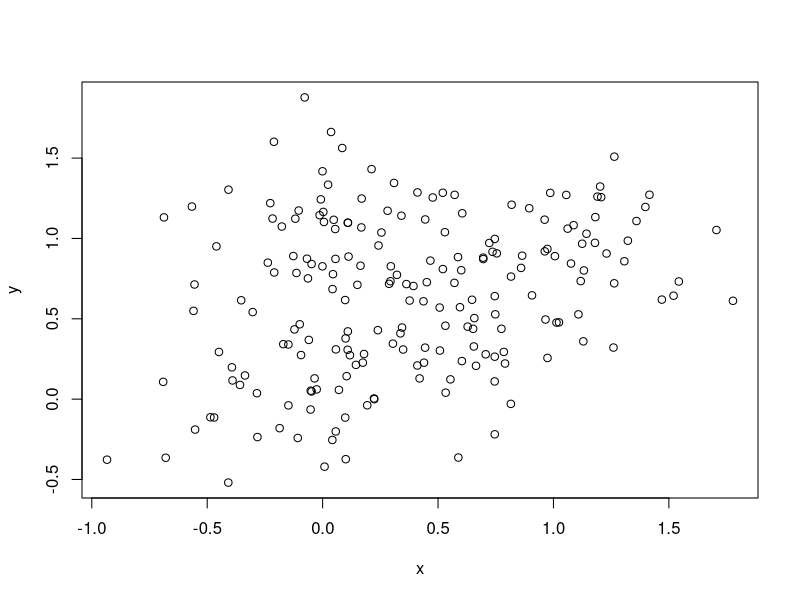
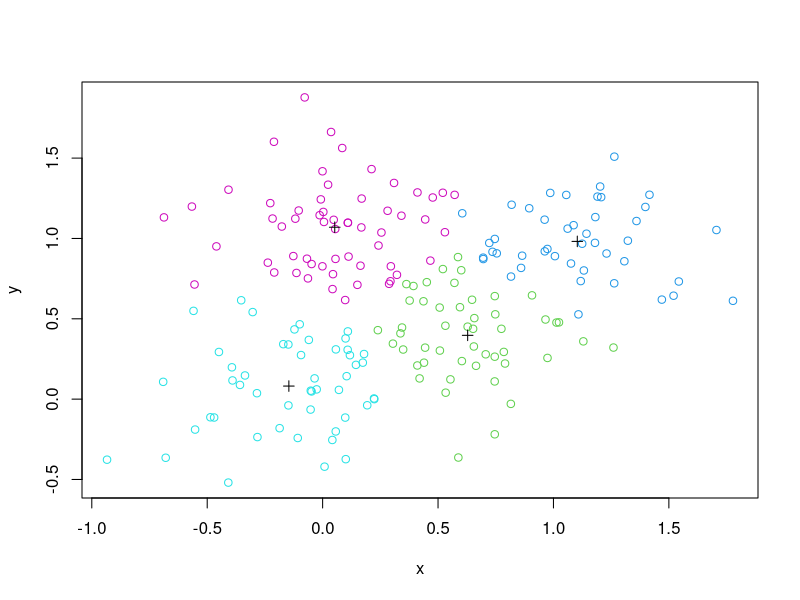

Write R code to recreate these figures, in order.
## ---- chunk 1
packageName <- c("stats","graphics")
for(i in 1:length(packageName)) {
  if(!(packageName[i] %in% rownames(installed.packages()))) {
    install.packages(packageName[i])
  }
}
lapply(packageName, require, character.only = TRUE)
## ---- chunk 2
set.seed(111)
rawdata <- rbind(
  matrix(rnorm(100, sd = 0.3), ncol = 2),
  matrix(rnorm(100, mean = 1, sd = 0.3), ncol = 2),
  matrix(rnorm(100, mean = 0.5, sd = 0.3), ncol = 2),
  cbind(rnorm(50, mean = 0, sd = 0.3), rnorm(50, mean = 1, sd = 0.3))
)
colnames(rawdata) <- c("x", "y")
plot(rawdata[,"x"], rawdata[,"y"], xlab="x", ylab="y")
## ---- chunk 3
rawdata.kmeans <- kmeans(rawdata[,1:2], centers=4, iter.max = 20, trace = TRUE, algorithm = "Hartigan-Wong")
summary(rawdata.kmeans)
## ---- chunk 4
rawdata.kmeans.centers <- rawdata.kmeans$centers
rawdata.kmeans.centers
## ---- chunk 5
rawdata.kmeans.res <- rawdata.kmeans$cluster
rawdata.kmeans.res
## ---- chunk 6
plot(rawdata[,"x"], rawdata[,"y"], xlab="x", ylab="y", col=rawdata.kmeans.res+2)
points(rawdata.kmeans.centers[,"x"], rawdata.kmeans.centers[,"y"], col="black", pch = 3, cex=1)
## ---- chunk 7
# rawdata.kmeans[[4]]
rawdata.kmeans$withinss
## ---- chunk 8
rawdata.kmeans$tot.withinss
## ---- chunk 9
rawdata.kmeans$betweenss
